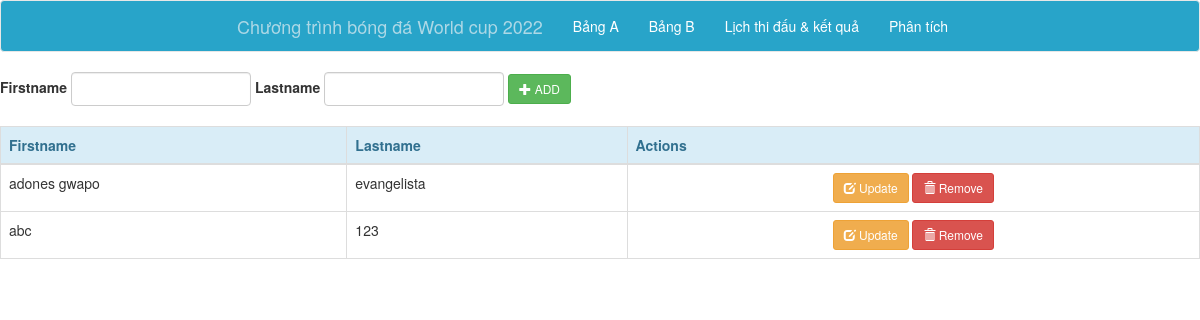
/crud/, run on the app's committed database.
### crud/models.py (models this page shows, shortened)
class Member(models.Model):
    firstname = models.CharField(max_length=40)
    lastname = models.CharField(max_length=40)

### crud/views.py (the view)
# urls.py: path('crud/', views.index, name='index'),
def index(request):
    members = Member.objects.all()
    context = {'members': members}
    return render(request, 'crud/index.html', context)

### crud/templates/crud/index.html (shortened to what this page needs)
{% extends 'crud/base.html' %} {% block body %}
<form class="form-inline" action="create" method="POST">
    <div class="form-group">
        <label for="firstname">Firstname</label>
        <input type="text" name="firstname" class="form-control" style="width:30%;" required="required" />
        <label for="lastname">Lastname</label>
        <input type="text" name="lastname" class="form-control" style="width:30%;" required="required" />
        <button type="submit" class="btn btn-sm btn-success"><span class="glyphicon glyphicon-plus"></span> ADD</button>
    </div>
</form>
<br />
<table class="table table-bordered">
    <thead class="alert-info">
        <tr>
            <th>Firstname</th>
            <th>Lastname</th>
            <th>Actions</th>
        </tr>
    </thead>
    <tbody>
        {% for member in members %}
        <tr>
            <td>{{ member.firstname }}</td>
            <td>{{ member.lastname }}</td>
            <td>
                <center><a class="btn btn-sm btn-warning" href="edit/{{ member.id }}"><span class="glyphicon glyphicon-edit"></span> Update</a> <a class="btn btn-sm btn-danger" href="delete/{{ member.id }}"><span class="glyphicon glyphicon-trash"></span> Remove</a></center>
            </td>
        </tr>
        {% endfor %}
    </tbody>
</table>
{% endblock %}

### data on the page
Member: firstname "adones gwapo", lastname "evangelista"
Member: firstname "abc", lastname "123"
